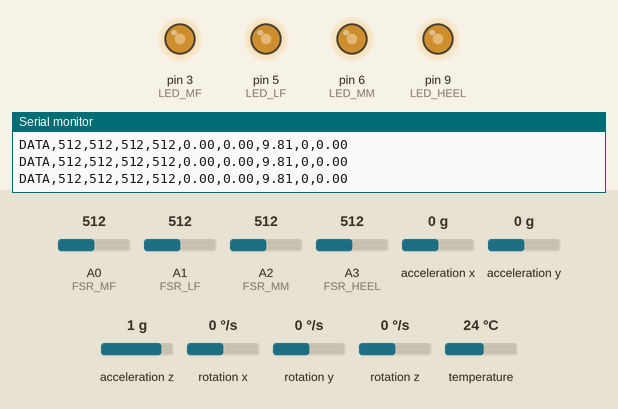
This sketch was run on a simulated Arduino Uno, built with avr-gcc and run on an emulated ATmega328P. On the bench: output pins drawn as LEDs (lit = HIGH), the last lines printed to the serial monitor. The test bench sets the inputs (shaded band); at power-on: A0 (FSR_MF) = 512, A1 (FSR_LF) = 512, A2 (FSR_MM) = 512, A3 (FSR_HEEL) = 512, acceleration x 0 g, acceleration y 0 g, acceleration z 1 g, rotation x 0 °/s, rotation y 0 °/s, rotation z 0 °/s, temperature 24 °C.

Above: at 1.2 s.
1.3 s: A0 (FSR_MF) set to 716
At 2.5 s:
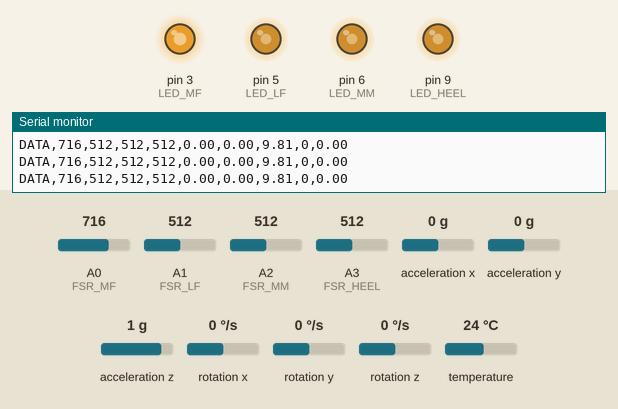
2.8 s: A1 (FSR_LF) set to 716
At 3.8 s:
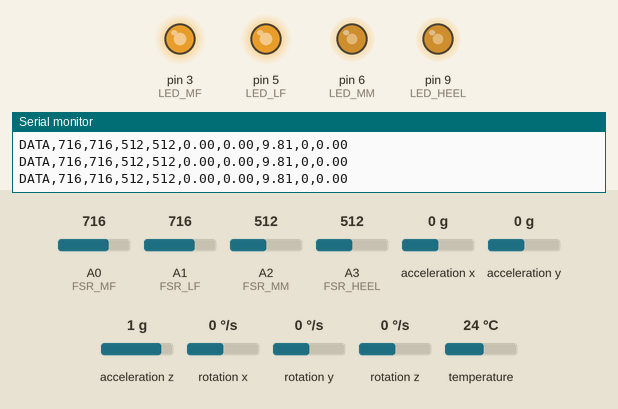
4.3 s: A2 (FSR_MM) set to 716
At 4.8 s:
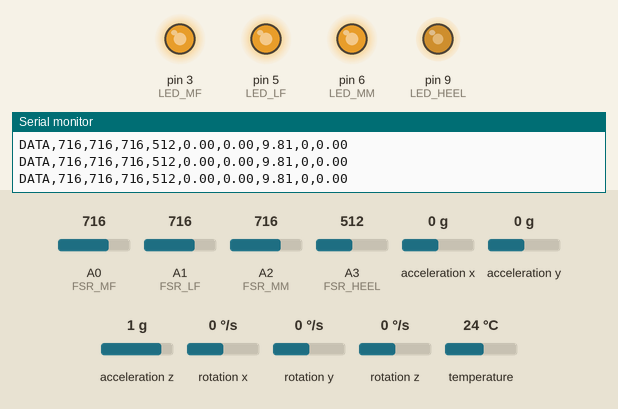
5.8 s: A3 (FSR_HEEL) set to 716
At 6.1 s:
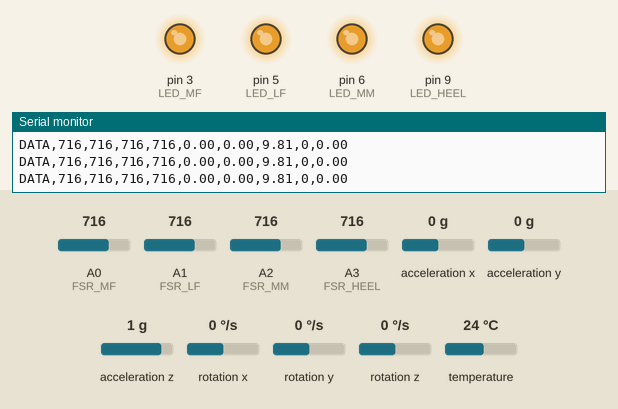
7.3 s: A0 (FSR_MF) set to 306
At 8.4 s:
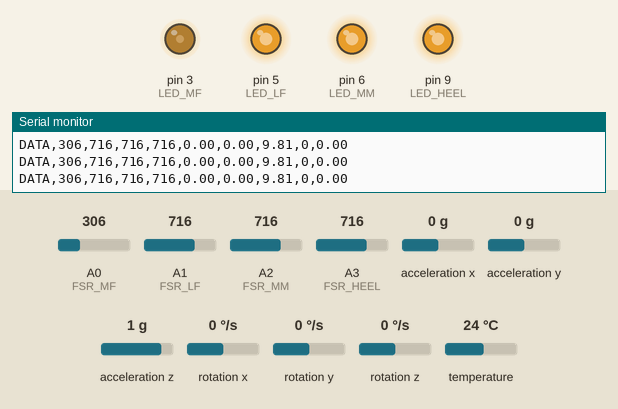
8.8 s: A1 (FSR_LF) set to 306
At 9.6 s:
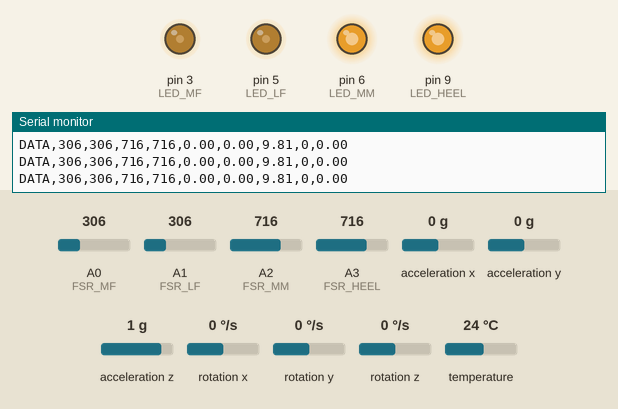
Timing chart, 0 to 11.3 s (numbered marks = the images above; inputs shaded):
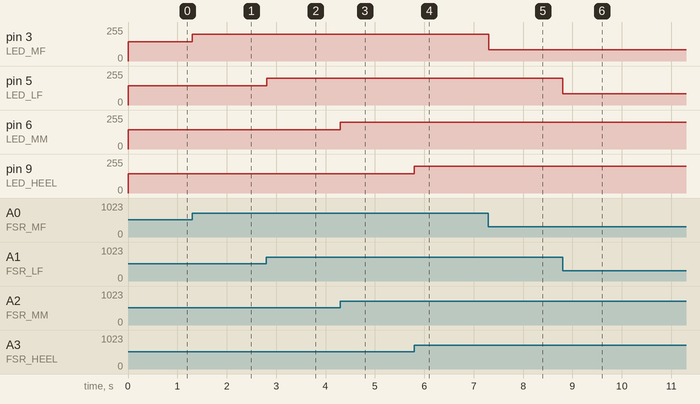

Measured:
- after the input at 1.3 s, pin 3 (LED_MF): 145/255 → 202/255 at once
- after the input at 2.8 s, pin 5 (LED_LF): 145/255 → 202/255 at once
- after the input at 4.3 s, pin 6 (LED_MM): 145/255 → 202/255 at once
- after the input at 5.8 s, pin 9 (LED_HEEL): 145/255 → 202/255 at once
- after the input at 7.3 s, pin 3 (LED_MF): 202/255 → 86/255 at once
- after the input at 8.8 s, pin 5 (LED_LF): 202/255 → 86/255 at once

The sketch:

Gait_Analysis_ard.ino
```cpp
#include <Wire.h>
#include <Adafruit_MPU6050.h>
#include <Adafruit_Sensor.h>

// =====================================================
// MPU6050
// =====================================================

Adafruit_MPU6050 mpu;


// =====================================================
// FSR PINS
// =====================================================

// Medial Forefoot
const int FSR_MF = A0;

// Lateral Forefoot
const int FSR_LF = A1;

// Medial Mid-foot
const int FSR_MM = A2;

// Heel
const int FSR_HEEL = A3;


// =====================================================
// LED PINS
// =====================================================

const int LED_MF   = 3;
const int LED_LF   = 5;
const int LED_MM   = 6;
const int LED_HEEL = 9;


// =====================================================
// FSR VARIABLES
// =====================================================

int fsrMF = 0;
int fsrLF = 0;
int fsrMM = 0;
int fsrHeel = 0;


// Maximum ADC value expected under pressure.
// We can calibrate this later.
const int FSR_MAX = 900;


// =====================================================
// MOTION DETECTION
// =====================================================

// Magnitude deviation from 1 g required to classify motion
const float MOTION_THRESHOLD = 1.2;

// Current motion state
bool inMotion = false;

// Time when movement started
unsigned long motionStartTime = 0;

// Total accumulated activity time
unsigned long totalActivityTime = 0;


// =====================================================
// TIMING
// =====================================================

unsigned long lastSend = 0;

// 50 ms = 20 Hz
const unsigned long SEND_PERIOD = 50;


// =====================================================
// SETUP
// =====================================================

void setup() {

  Serial.begin(115200);

  Wire.begin();


  // ---------------------------------------------------
  // LED setup
  // ---------------------------------------------------

  pinMode(LED_MF, OUTPUT);
  pinMode(LED_LF, OUTPUT);
  pinMode(LED_MM, OUTPUT);
  pinMode(LED_HEEL, OUTPUT);


  analogWrite(LED_MF, 0);
  analogWrite(LED_LF, 0);
  analogWrite(LED_MM, 0);
  analogWrite(LED_HEEL, 0);


  // ---------------------------------------------------
  // MPU6050 setup
  // ---------------------------------------------------

  if (!mpu.begin()) {

    Serial.println("ERROR: MPU6050 not found");

    while (1) {
      delay(10);
    }
  }


  // Accelerometer range
  mpu.setAccelerometerRange(MPU6050_RANGE_4_G);

  // Gyroscope range
  mpu.setGyroRange(MPU6050_RANGE_500_DEG);

  // Digital low-pass filter
  mpu.setFilterBandwidth(MPU6050_BAND_21_HZ);


  Serial.println("System ready");
}


// =====================================================
// MAIN LOOP
// =====================================================

void loop() {

  // ===================================================
  // 1. READ FSRs
  // ===================================================

  fsrMF   = analogRead(FSR_MF);
  fsrLF   = analogRead(FSR_LF);
  fsrMM   = analogRead(FSR_MM);
  fsrHeel = analogRead(FSR_HEEL);


  // ===================================================
  // 2. CONTROL LEDs
  // ===================================================

  int ledMF = map(
    constrain(fsrMF, 0, FSR_MAX),
    0,
    FSR_MAX,
    0,
    255
  );

  int ledLF = map(
    constrain(fsrLF, 0, FSR_MAX),
    0,
    FSR_MAX,
    0,
    255
  );

  int ledMM = map(
    constrain(fsrMM, 0, FSR_MAX),
    0,
    FSR_MAX,
    0,
    255
  );

  int ledHeel = map(
    constrain(fsrHeel, 0, FSR_MAX),
    0,
    FSR_MAX,
    0,
    255
  );


  analogWrite(LED_MF, ledMF);
  analogWrite(LED_LF, ledLF);
  analogWrite(LED_MM, ledMM);
  analogWrite(LED_HEEL, ledHeel);


  // ===================================================
  // 3. READ MPU6050
  // ===================================================

  sensors_event_t a;
  sensors_event_t g;
  sensors_event_t temp;

  mpu.getEvent(&a, &g, &temp);


  float ax = a.acceleration.x;
  float ay = a.acceleration.y;
  float az = a.acceleration.z;


  // ===================================================
  // 4. ACCELERATION MAGNITUDE
  // ===================================================

  float accelerationMagnitude =
    sqrt(
      ax * ax +
      ay * ay +
      az * az
    );


  // At rest, gravity gives approximately 9.81 m/s².
  // Calculate deviation from gravity.

  float motionValue =
    abs(accelerationMagnitude - 9.81);


  bool newMotionState =
    motionValue > MOTION_THRESHOLD;


  // ===================================================
  // 5. ACTIVITY TIME
  // ===================================================

  if (newMotionState && !inMotion) {

    // Movement just started
    motionStartTime = millis();
  }


  if (!newMotionState && inMotion) {

    // Movement just stopped
    totalActivityTime +=
      millis() - motionStartTime;
  }


  inMotion = newMotionState;


  // Current activity time including active interval
  unsigned long currentActivityTime =
    totalActivityTime;


  if (inMotion) {

    currentActivityTime +=
      millis() - motionStartTime;
  }


  // ===================================================
  // 6. SEND DATA TO PROCESSING
  // ===================================================

  if (millis() - lastSend >= SEND_PERIOD) {

    lastSend = millis();


    // Format:
    //
    // DATA,
    // MF,
    // LF,
    // MM,
    // HEEL,
    // ax,
    // ay,
    // az,
    // motion,
    // activitySeconds


    Serial.print("DATA,");

    Serial.print(fsrMF);
    Serial.print(",");

    Serial.print(fsrLF);
    Serial.print(",");

    Serial.print(fsrMM);
    Serial.print(",");

    Serial.print(fsrHeel);
    Serial.print(",");


    Serial.print(ax, 2);
    Serial.print(",");

    Serial.print(ay, 2);
    Serial.print(",");

    Serial.print(az, 2);
    Serial.print(",");


    Serial.print(inMotion ? 1 : 0);
    Serial.print(",");


    Serial.println(
      currentActivityTime / 1000.0,
      2
    );
  }


  delay(2);
}
```
